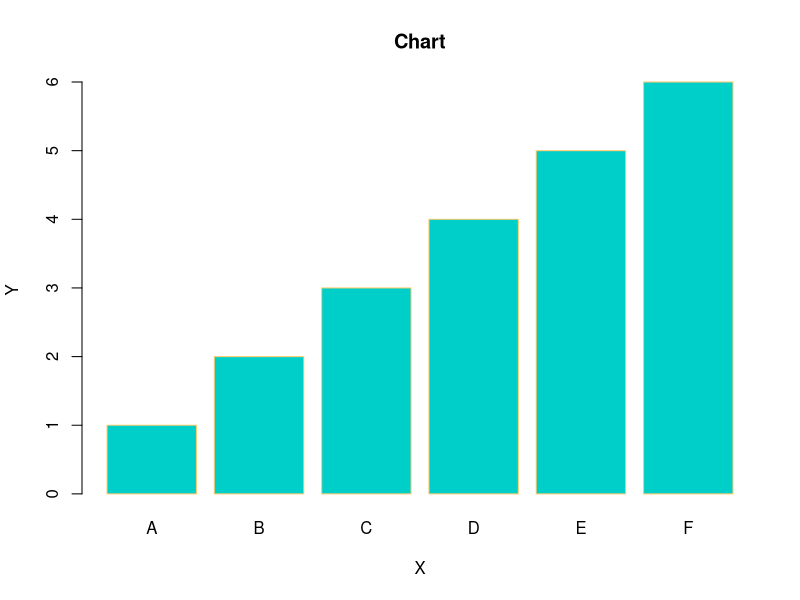

Recreate this plot in R.
h <- c(1, 2, 3, 4, 5, 6)
M <- c("A", "B", "C", "D", "E", "F")
barplot(h,
    names.arg = M,
    xlab = "X", ylab = "Y",
    col = "#00cec9", main = "Chart", border = "#fdcb6e"
)
grDevices::col2rgb("#a83f3f",alpha = TRUE)